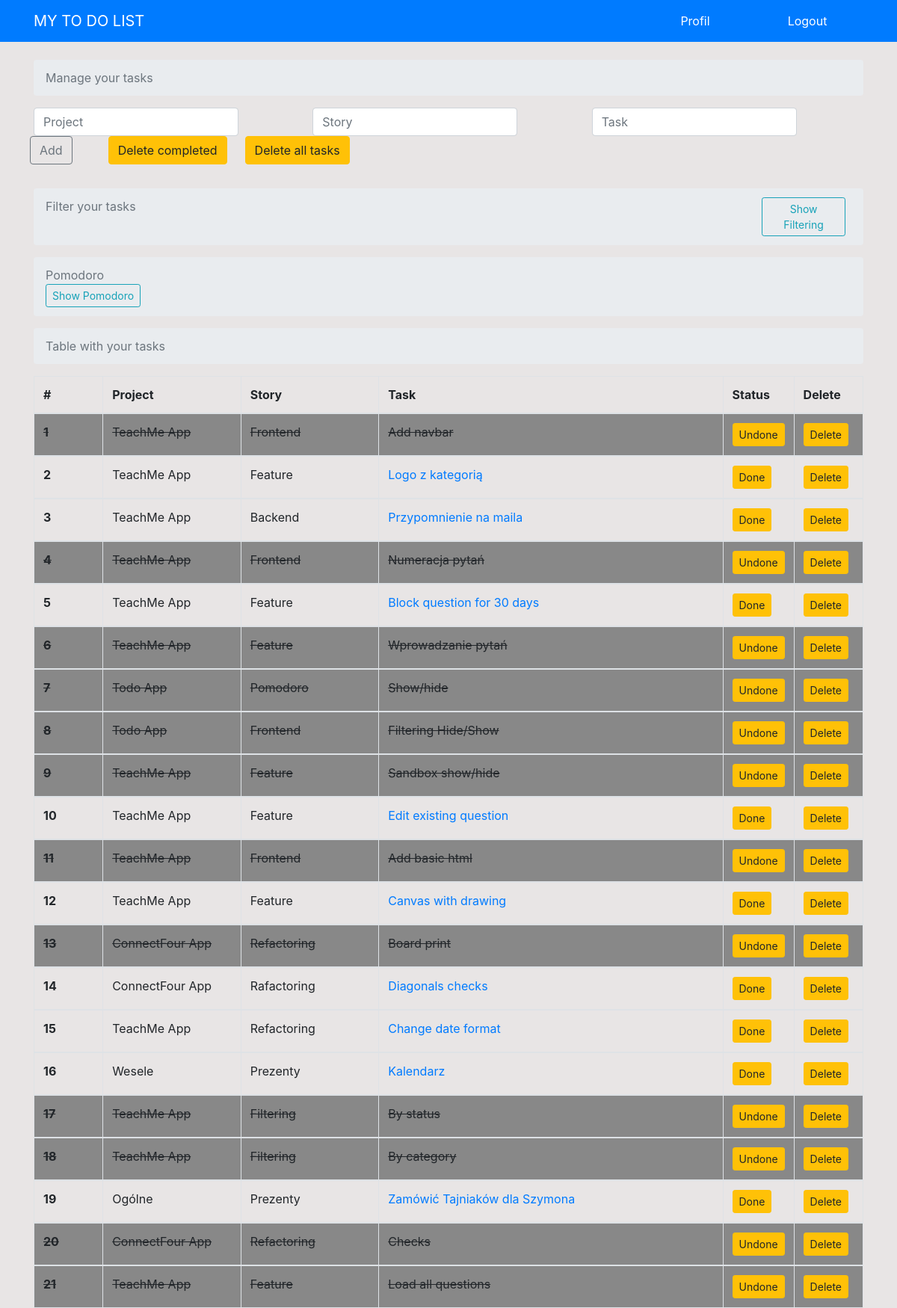
The app's page / (signed in, upper part) with its own data.
### todo/models.py (models this page shows, shortened)
class Todo(models.Model):
    date_added = models.DateTimeField(default=timezone.now)
    task = models.CharField(max_length=100)
    story = models.CharField(max_length=100, default="-")
    project = models.CharField(max_length=100)
    complete = models.BooleanField(default=False)

### todo/views.py (the view)
# urls.py: 2. Add a URL to urlpatterns:  path('', views.home, name='home')
def home(request):
    context = {'tasks': Todo.objects.all().order_by('-id')}
    return render(request, 'todo/home.html', context)

### todo/templates/todo/home.html
{% extends 'todo/layout.html' %}
{% block content %}
    {% if user.is_authenticated %}
        {% include 'todo/parts/home_task_managing.html' %}
        {% include 'todo/parts/home_filtering.html' %}
        {% include 'todo/parts/home_pomodoro.html' %}
        {% include 'todo/parts/home_table.html' %}
    {% else %}
        <nav aria-label="breadcrumb">
            <ol class="breadcrumb">
                <li class="breadcrumb-item active" aria-current="page">Login to see your tasks</li>
            </ol>
        </nav>
    {% endif %}
{% endblock content %}

### todo/templates/todo/parts/home_table.html
<nav aria-label="breadcrumb">
    <ol class="breadcrumb">
        <li class="breadcrumb-item active" aria-current="page">Table with your tasks</li>
    </ol>
</nav>
<table class="table table-hover table-bordered" id="myTable">
    <thead>
        <tr>
            <th scope="col" class="col-1">#</th>
            <th scope="col" class="col-2">Project</th>
            <th scope="col" class="col-2">Story</th>
            <th scope="col" class="col-5">Task</th>
            <th scope="col" class="col-1">Status</th>
            <th scope="col" class="col-1">Delete</th>
        </tr>
    </thead>
    {% for task in tasks %}
    <tbody>
        <tr>
            {% if task.complete %}
                <th class="todo_complete" scope="row">{{ forloop.counter }}</th>
                <td class="todo_complete">{{ task.project }}</td>
                <td class="todo_complete">{{ task.story }}</td>
                <td class="todo_complete">{{ task.task }}</td>
                <td class="todo_complete">
                    <a href="{% url 'uncompleted' task.id %}"><button type="button" class="btn btn-warning btn-sm">Undone</button></a>
                </td>
                <td class="todo_complete">
                    <a href="{% url 'delete_one' task.id %}"><button type="button" class="btn btn-warning btn-sm">Delete</button></a>
                </td>
            {% else %}
                    <th scope="row">{{ forloop.counter }}</th>
                    <td>{{ task.project }}</td>
                    <td>{{ task.story }}</td>
                    <td><a href="{% url 'edit' task.id %}">{{ task.task }}</a></td>
                    <td>
                        <a href="{% url 'completed' task.id %}"><button type="button" class="btn btn-warning btn-sm">Done</button></a>
                    </td>
                    <td>
                        <a href="{% url 'delete_one' task.id %}"><button type="button" class="btn btn-warning btn-sm">Delete</button></a>
                    </td>
            {% endif %}
        </tr>
    </tbody>
    {% endfor %}
</table>

### todo/static/todo/style.css (style rules this page uses)
.todo_complete { text-decoration: line-through; background-color: #888888; }
.breadcrumb { color: #666666; }
body { background-color: #e8e5e5; }

### records on screen
Todo: project "TeachMe App", story "Frontend", task "Add navbar"
Todo: project "TeachMe App", story "Feature", task "Logo z kategorią"
Todo: project "TeachMe App", story "Backend", task "Przypomnienie na maila"
Todo: project "TeachMe App", story "Frontend", task "Numeracja pytań"
Todo: project "TeachMe App", story "Feature", task "Block question for 30 days"
Todo: project "TeachMe App", story "Feature", task "Wprowadzanie pytań"
Todo: project "Todo App", story "Pomodoro", task "Show/hide"
Todo: project "Todo App", story "Frontend", task "Filtering Hide/Show"
Todo: project "TeachMe App", story "Feature", task "Sandbox show/hide"
Todo: project "TeachMe App", story "Feature", task "Edit existing question"
Todo: project "TeachMe App", story "Frontend", task "Add basic html"
Todo: project "TeachMe App", story "Feature", task "Canvas with drawing"
Todo: project "ConnectFour App", story "Refactoring", task "Board print"
Todo: project "ConnectFour App", story "Rafactoring", task "Diagonals checks"
Todo: project "TeachMe App", story "Refactoring", task "Change date format"
Todo: project "Wesele", story "Prezenty", task "Kalendarz"
Todo: project "TeachMe App", story "Filtering", task "By status"
Todo: project "TeachMe App", story "Filtering", task "By category"
Todo: project "Ogólne", story "Prezenty", task "Zamówić Tajniaków dla Szymona"
Todo: project "ConnectFour App", story "Refactoring", task "Checks"
Todo: project "TeachMe App", story "Feature", task "Load all questions"
